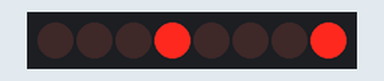
Recording of a sketch running on a simulated Arduino Uno, built with avr-gcc and run on an emulated ATmega328P. On the bench: 8 shift-register outputs drawn as a row of LEDs (first output left, lit = HIGH). Wiring (inferred from the names in the program): shift register (74HC595): data pin 12; shift clock pin 9; latch pin 11. Wiring (inferred from the signals the program sends): row of LEDs: on Q0, Q1, Q2, Q3, Q4, Q5, Q6, Q7.

Above: at 0.2 s.
At 2.2 s:
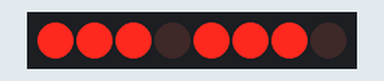
Timing chart, 0 to 3.0 s (numbered marks = the images above):
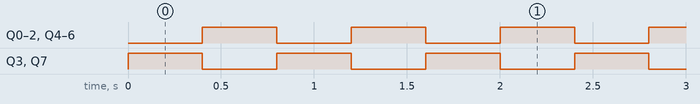

Measured:
- by itself, Q0–7: alternates HIGH for 0.40 s and LOW for 0.40 s

The sketch:

sketch_nov25d.ino
```cpp
int clockPin = 9;
int latchPin = 11;
int dataPin = 12;

byte LEDs = 0x11;
byte FlippedLEDs;

int dt = 400;
void setup() {
  pinMode(latchPin, OUTPUT);
  pinMode(dataPin, OUTPUT);
  pinMode(clockPin, OUTPUT);
  Serial.begin(9600);
}

void loop() {
  digitalWrite(latchPin, LOW);
  shiftOut(dataPin, clockPin, LSBFIRST, LEDs);
  digitalWrite(latchPin, HIGH);

  FlippedLEDs = 255-LEDs;
  delay(dt);

  digitalWrite(latchPin, LOW);
  shiftOut(dataPin, clockPin, LSBFIRST, FlippedLEDs);
  digitalWrite(latchPin, HIGH);

  FlippedLEDs = 255+LEDs;
  delay(dt);
}
```
